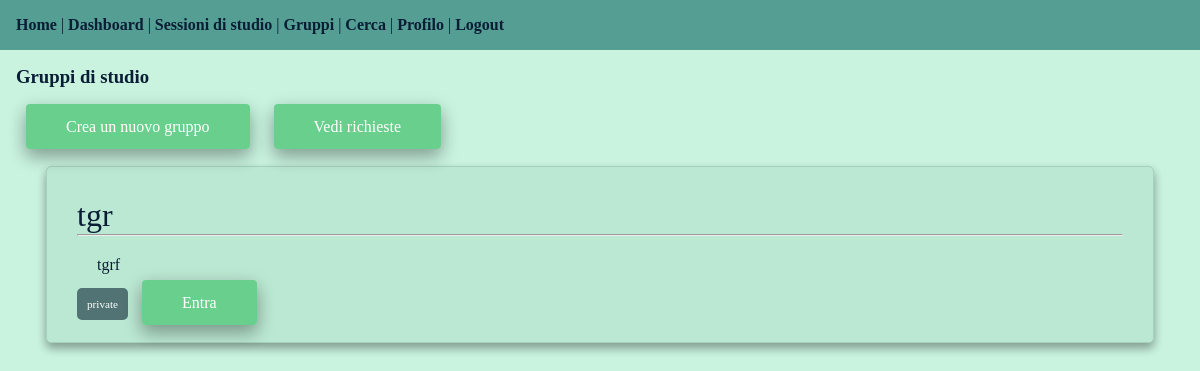
/groups/ (signed in), run on an earlier commit of the app's database.
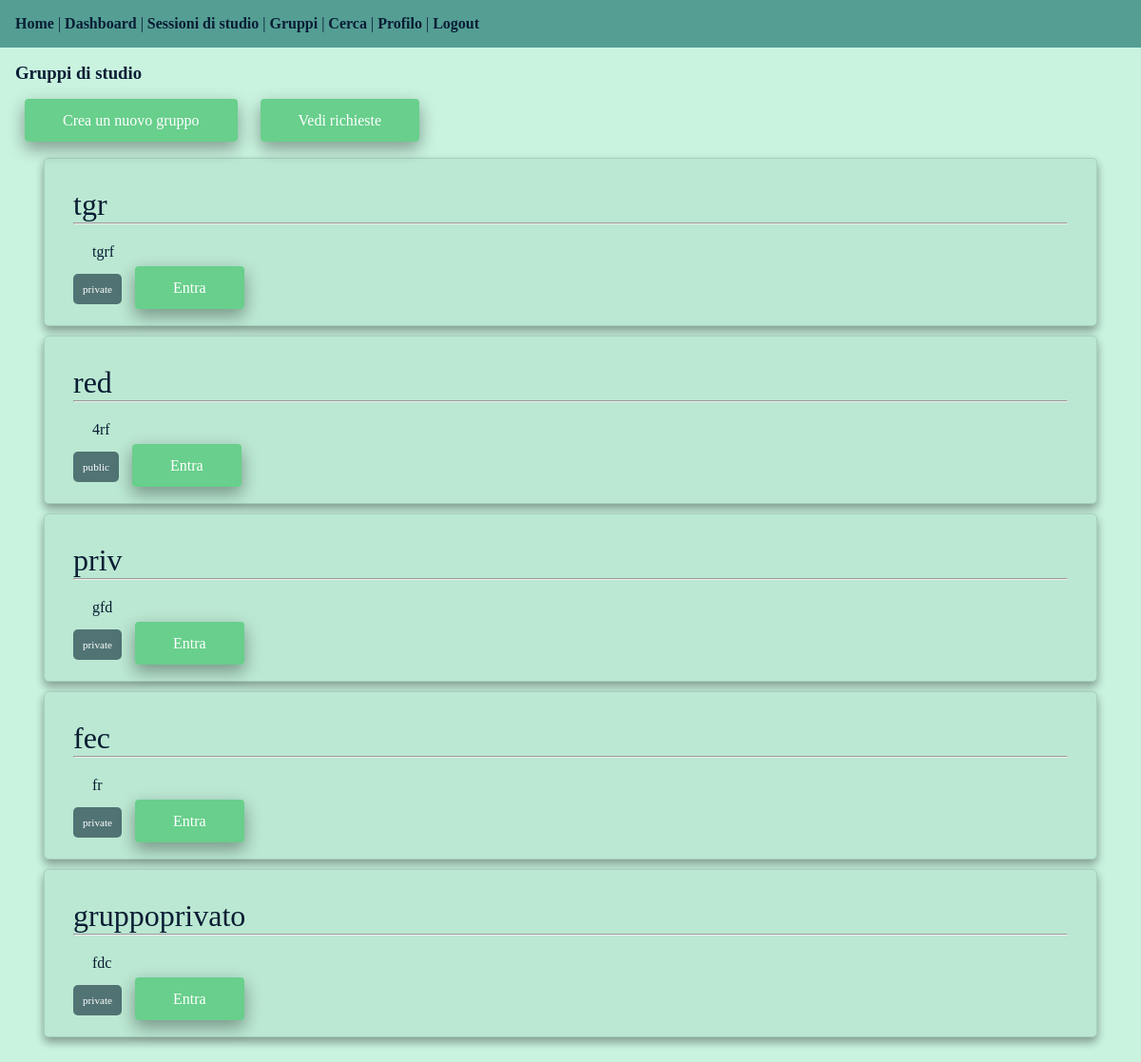
And on a later commit of the database.
### groups/models.py (models this page shows, shortened)
class StudyGroup(models.Model):
    PRIVACY_CHOICES = (('public', 'Public') , ('private', 'Private') )
    name = models.CharField(max_length=100)
    description = models.TextField()
    creator = models.ForeignKey(settings.AUTH_USER_MODEL, on_delete=models.CASCADE, related_name='created_group')
    privacy = models.CharField(max_length=10, choices=PRIVACY_CHOICES, default='public')
    members = models.ManyToManyField(settings.AUTH_USER_MODEL, through='GroupMembership', related_name='study_groups', blank=True)

### groups/views.py (the view)
# urls.py: path('', views.group_list, name="group_list"),
@login_required
def group_list(request):
    groups = StudyGroup.objects.filter(groupmembership__user = request.user)
    public_groups = StudyGroup.objects.filter(privacy = 'public').exclude(groupmembership__user = request.user)
    return render(request, 'groups/group_list.html', {'groups': groups, 'public_groups': public_groups})

### groups/templates/groups/group_list.html (shortened to what this page needs)
{% extends "users/dashboard.html" %}
{% block content%}
<div class="group-list-container">
    <h3>Gruppi di studio</h3>
    <div class="add-group">
        <a href="{% url 'groups:create_group' %}" class="main-buttons">Crea un nuovo gruppo</a>
        <a href="{% url 'groups:my_invites' %}" class="main-buttons">Vedi richieste</a>
    </div>
    {%if groups%}
        {% for group in groups %}
        <div class="group">
            <a href="{% url 'groups:group_details' group.id %}" class="group-name">{{ group.name }}</a>
            <hr>
            <p class="group-description">{{ group.description }}</p>
            <span class="privacy-badge">{{ group.privacy}}</span>
            <a href="{% url 'groups:group_details' group.id %}" class="main-buttons">Entra</a>
        </div>
        {% endfor %}
    {% else %}
        <h4>Nessun gruppo disponibile</h4>
    {% endif %}
</div>
{%endblock%}

### users/templates/users/dashboard.html (shortened to what this page needs)
{% extends 'base.html' %}

### templates/StudyBuddies/base.html (shortened to what this page needs)
<!DOCTYPE html>
{% load static %}
<html lang="it">
<head>
    <link rel="stylesheet" href="{% static 'css/style.css' %}">
    <link rel="stylesheet" href="{% static 'css/dashboard.css' %}">
<body>
    <nav>
        <a href="/" class="nav-button">Home</a> |
        {% if user.is_authenticated %}
        <a href="{% url 'users:dashboard' %}" class="nav-button">Dashboard</a> |
        <a href="{% url 'study:session_list' %}" class="nav-button">Sessioni di studio</a> |
        <a href="{% url 'groups:group_list' %}" class="nav-button">Gruppi</a> |
        <a href="{% url 'social:user_search' %}" class="nav-button">Cerca</a> |
        <a href="{% url 'users:profile' %}" class="nav-button">Profilo</a> |
        <form class="logout" action="{% url 'users:logout' %}" method="post">
            <button class="logout-button" title="user-logout"> Logout</button>
        </form>
        {% else %}
            <a href="{% url 'users:login' %}" class="nav-button">Entra</a> |
            <a href="{% url 'users:register' %}" class="nav-button-">Registrati</a> |
        {% endif %}
    </nav>
    <main>
       {% block content %}
        {% endblock %}
    </main>
</body>
</html>

### static/css/style.css (style rules this page uses)
* { margin: 0; padding: 0; box-sizing: border-box; }
body { min-height: 100vh; background-color:#c9f3df; color: #091D34; font-size: 1rem; }
nav { padding: 1rem; background-color: #549e94; color: #091D34; font-size: 1rem; }
main { padding: 1rem; }
p { font-size: 1rem; }
a { color: #091D34; text-decoration: none; }
span { padding:10px; width:50%; }
form.logout button.logout-button { text-decoration: none; color: #091D34; font-family:'Times New Roman', Times, serif; font-weight: bold; font-size: 1rem !important; }
.nav-button { font-weight:bold; }
.logout { display: inline-block; }
.logout-button { font-size: 2.5rem; background-color: rgb(0, 0, 0, 0); border: none; }

### static/css/dashboard.css (style rules this page uses)
.main-buttons { background-color: #68cf8c; color:white; font-size: 1rem; box-shadow: 0 8px 16px 0 rgba(0,0,0,0.2), 0 6px 20px 0 rgba(0,0,0,0.19); border-radius: 4px; padding: 14px 40px; transition-duration: 0.4s; margin:10px; }
.add-group { margin-top:30px; margin-bottom: 30px; }
.group { display: block; border-style:solid; border-color: #a6d1bc; border-width: 1px; border-radius: 5px; background-color: #bbe8d2 ; box-shadow: 0 6px 10px 0 rgba(0,0,0,0.2), 0 4px 10px 0 rgba(0,0,0,0.19); padding:30px; margin-bottom: 10px; margin-left: 30px; margin-right:30px; }
.privacy-badge { background-color: #517374; color: white; font-size: 0.7rem; border-radius: 5px; }
.group-name { font-size: 2rem; }
.group-description { margin:20px; }
.group-list-container:after { display: table; clear: both; }

What changed in the data, as far as the page shows it:
added StudyGroup: name "red", description "4rf", privacy "public"
added StudyGroup: name "priv", description "gfd", privacy "private"
added StudyGroup: name "fec", description "fr", privacy "private"
added StudyGroup: name "gruppoprivato", description "fdc", privacy "private"
